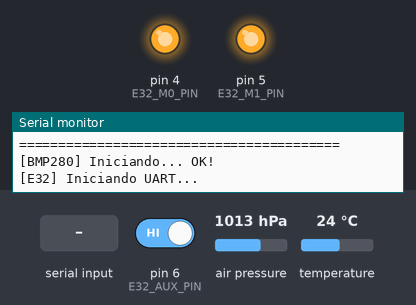
A sketch run on a simulated Arduino Uno, built with avr-gcc and run on an emulated ATmega328P. Parts: output pins drawn as LEDs (lit = HIGH), the last lines printed to the serial monitor. The test bench sets the inputs (shaded band); at power-on: pin 6 (E32_AUX_PIN) HIGH, air pressure 1013 hPa, temperature 24 °C.

Above: at 0.2 s.
At 2.0 s:
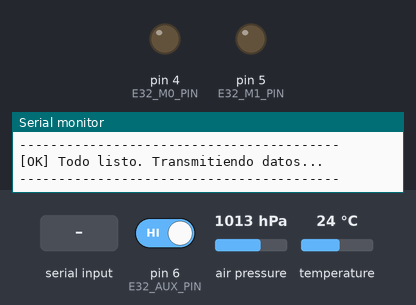
2.1 s: "280\n" received over the second serial link
3.6 s: pin 6 (E32_AUX_PIN) driven LOW
6.6 s: "ON\n" received over the second serial link
9.6 s: "START\n" received over the second serial link
12.6 s: pin 6 (E32_AUX_PIN) driven HIGH
Timing chart, 0 to 15.6 s (numbered marks = the images above; inputs shaded):
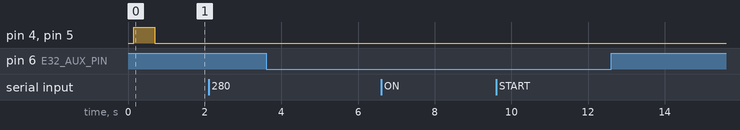

The sketch:

lora_emisor_e32.ino
```cpp
/*
 * ===================================================================
 * CANSAT EMISOR TODO-EN-UNO: BMP280 + LoRa EBYTE E32-433T30D
 * ===================================================================
 * Lee el sensor BMP280 por I2C y transmite los datos por LoRa
 * usando el módulo EBYTE E32-433T30D (basado en UART).
 *
 * Produce EXACTAMENTE el mismo formato de datos que el emisor DX-LR20
 * original: "CANSAT,id,temp,pres,alt,hum,ms"
 *
 * HARDWARE:
 *   - Arduino UNO R4 WiFi
 *   - Sensor BMP280 (I2C)
 *   - Módulo LoRa EBYTE E32-433T30D (UART)
 *
 * CONEXIONES BMP280 (I2C):
 *   VCC  -> 3.3V
 *   GND  -> GND
 *   SDA  -> SDA (A4)
 *   SCL  -> SCL (A5)
 *
 * CONEXIONES E32-433T30D:
 *   VCC  -> 5V  (el E32-433T30D soporta 3.3-5.2V)
 *   GND  -> GND
 *   TXD  -> Pin 2 (RX de SoftwareSerial)
 *   RXD  -> Pin 3 (TX de SoftwareSerial)
 *   M0   -> Pin 4 (control de modo)
 *   M1   -> Pin 5 (control de modo)
 *   AUX  -> Pin 6 (indicador de estado)
 * ===================================================================
 */

#include <Wire.h>
#include <Adafruit_BMP280.h>
#include <SoftwareSerial.h>

// ===================================================================
// CONFIGURACIÓN DE PINES
// ===================================================================
#define E32_TX_PIN   2    // TXD del E32 -> Pin 2 (RX del Arduino)
#define E32_RX_PIN   3    // RXD del E32 -> Pin 3 (TX del Arduino)
#define E32_M0_PIN   4    // Control de modo M0
#define E32_M1_PIN   5    // Control de modo M1
#define E32_AUX_PIN  6    // Pin AUX (estado del módulo)

// ===================================================================
// CONFIGURACIÓN GENERAL
// ===================================================================
#define E32_BAUD_RATE    9600    // Velocidad UART del E32 (por defecto)
#define SEND_INTERVAL   1000    // Intervalo entre envios (ms) - 1Hz

// ===================================================================
// OBJETOS GLOBALES
// ===================================================================
Adafruit_BMP280 bmp;
SoftwareSerial e32Serial(E32_TX_PIN, E32_RX_PIN);  // RX, TX

unsigned long packetId = 0;
unsigned long lastSend = 0;
bool bmpOK = false;

// Variables para control remoto
bool transmitting = false; // El CANSAT inicia en estado inactivo

// ===================================================================
// FUNCIONES AUXILIARES E32
// ===================================================================

// Esperar a que el módulo E32 esté listo (AUX = HIGH)
void esperarAUX() {
  unsigned long inicio = millis();
  while (digitalRead(E32_AUX_PIN) == LOW) {
    if (millis() - inicio > 2000) {
      Serial.println(F("[WARN] Timeout esperando AUX"));
      break;
    }
  }
  delay(50);  // Pequeño margen después de AUX HIGH
}

// Configurar el módulo en modo normal (M0=LOW, M1=LOW)
void setModoNormal() {
  digitalWrite(E32_M0_PIN, LOW);
  digitalWrite(E32_M1_PIN, LOW);
  esperarAUX();
}

// Configurar el módulo en modo sleep/config (M0=HIGH, M1=HIGH)
void setModoConfig() {
  digitalWrite(E32_M0_PIN, HIGH);
  digitalWrite(E32_M1_PIN, HIGH);
  esperarAUX();
}

// ===================================================================
// SETUP
// ===================================================================
void setup() {
  Serial.begin(9600);
  while (!Serial);

  Serial.println(F("========================================="));
  Serial.println(F("  CANSAT EMISOR TODO-EN-UNO"));
  Serial.println(F("  BMP280 (I2C) + E32-433T30D (UART)"));
  Serial.println(F("========================================="));

  // ----- Inicializar BMP280 -----
  Serial.print(F("[BMP280] Iniciando... "));
  if (bmp.begin(0x76) || bmp.begin(0x77)) {
    Serial.println(F("OK!"));
    bmpOK = true;

    // Misma configuracion estándar
    bmp.setSampling(Adafruit_BMP280::MODE_NORMAL,
                    Adafruit_BMP280::SAMPLING_X2,   // Temperatura
                    Adafruit_BMP280::SAMPLING_X16,  // Presion
                    Adafruit_BMP280::FILTER_X16,
                    Adafruit_BMP280::STANDBY_MS_500);
  } else {
    Serial.println(F("ERROR! Sensor no encontrado."));
    Serial.println(F("  Verifica conexiones I2C (SDA=A4, SCL=A5)"));
  }

  // ----- Inicializar LoRa E32 -----
  Serial.print(F("[E32] Iniciando UART... "));
  pinMode(E32_M0_PIN, OUTPUT);
  pinMode(E32_M1_PIN, OUTPUT);
  pinMode(E32_AUX_PIN, INPUT);

  // Poner en modo config brevemente para encender y luego normal
  setModoConfig();
  delay(500);

  e32Serial.begin(E32_BAUD_RATE);
  setModoNormal();
  Serial.println(F("OK!"));

  // ----- Estado final -----
  Serial.println(F("-----------------------------------------"));
  if (bmpOK) {
    Serial.println(F("[OK] Todo listo. Transmitiendo datos..."));
  } else {
    Serial.println(F("[WARN] BMP280 no disponible. Enviando 0s..."));
  }
  Serial.println(F("-----------------------------------------"));
}

// ===================================================================
// LOOP
// ===================================================================
void loop() {
  unsigned long now = millis();

  // === 1. LEER COMANDOS RECIBIDOS DESDE TIERRA ===
  if (e32Serial.available()) {
    String cmd = e32Serial.readStringUntil('\n');
    cmd.trim();

    if (cmd.length() > 0) {
      Serial.print(F("[CMD RX] Recibido: "));
      Serial.println(cmd);

      // Comandos de activacion
      if (cmd == "280" || cmd == "ON" || cmd == "START") {
        transmitting = true;
        Serial.println(F("[!] TRANSMISION ACTIVADA"));
      }
      // Comandos de desactivacion
      else if (cmd == "OFF" || cmd == "STOP") {
        transmitting = false;
        Serial.println(F("[!] TRANSMISION DETENIDA"));
      }
    }
  }

  // === 2. VERIFICAR SI ESTAMOS ACTIVOS ===
  if (!transmitting) {
    return; // Si no estamos transmitiendo, terminar loop
  }

  // === 3. TRANSMITIR DATOS (Respetar SEND_INTERVAL) ===
  if (now - lastSend < SEND_INTERVAL) {
    return;
  }
  lastSend = now;

  // ----- Leer BMP280 -----
  float temp = 0.0;
  float pres = 0.0;
  float alt  = 0.0;
  float hum  = 0.0;  // BMP280 no tiene humedad

  if (bmpOK) {
    temp = bmp.readTemperature();
    pres = bmp.readPressure() / 100.0;  // Pa -> hPa
    alt  = bmp.readAltitude(1017);   // Presion ref nivel del mar
  }

  packetId++;

  // ----- Construir cadena CANSAT -----
  String data = "CANSAT,";
  data += String(packetId);
  data += ",";
  data += String(temp, 2);
  data += ",";
  data += String(pres, 2);
  data += ",";
  data += String(alt, 2);
  data += ",";
  data += String(hum, 2);
  data += ",";
  data += String(now);

  // ----- Enviar por LoRa E32 -----
  // El E32 envía lo que reciba por UART a todos los módulos en el canal
  esperarAUX(); // Comprobar si módulo está libre antes de emitir
  e32Serial.println(data);
  esperarAUX(); // Esperar a que se termine de emitir

  // Imprimir por serial (para debug local)
  Serial.print(F("[TX OK] "));
  Serial.println(data);
}
```
